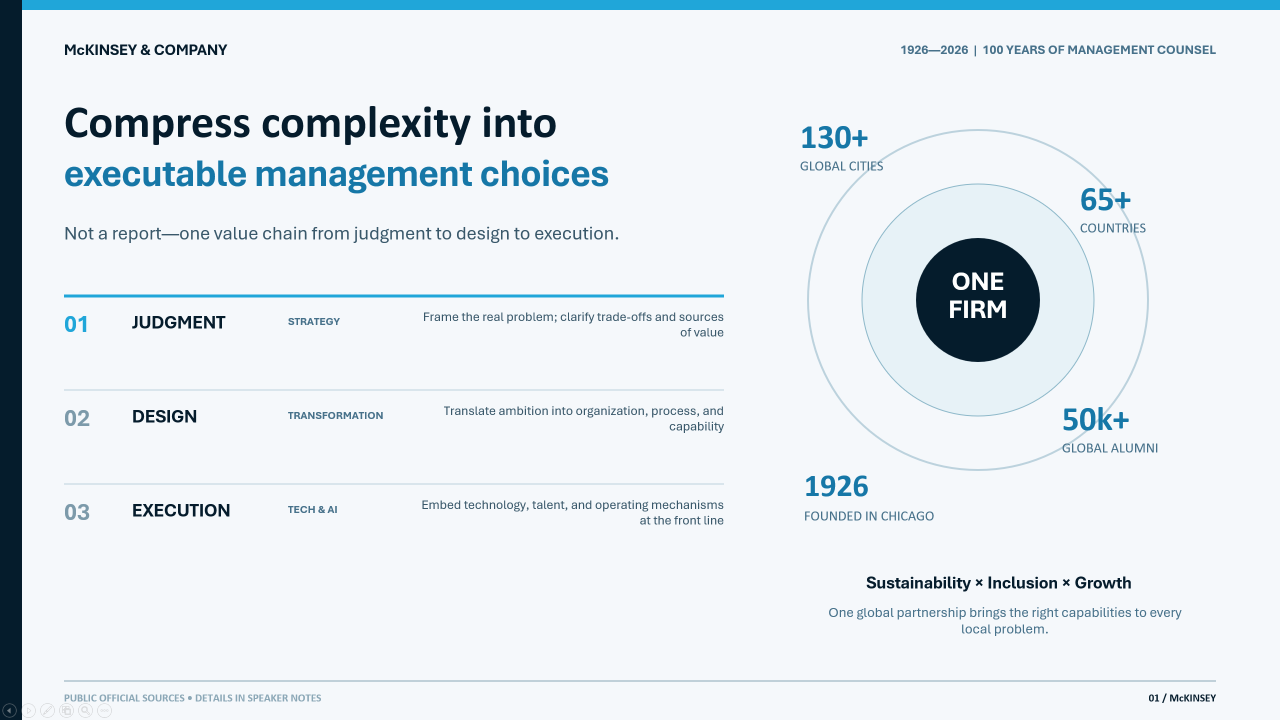
#> input picture 6007.png, 2560 x 1440 px (shown at 1/2 size)
$ python -i validate_ppt_package.py   (imports and definitions only)
#> lines starting #> are read from the running program, lines starting #| are printed output that depends on the picture
#!/usr/bin/env python3
# SPDX-FileCopyrightText: 2026 clayz
# SPDX-License-Identifier: Apache-2.0
"""Validate the full v2 PPT package, including atomic copy hierarchy."""

from __future__ import annotations

import argparse
import importlib.util
import json
import os
import re
import sys
from pathlib import Path
from typing import Any


COPY_LOCK_KEYS = {
    "titles_locked", "storylines_locked", "visible_copy_locked",
    "copy_hierarchy_locked", "numbers_locked", "punctuation_locked",
    "intentional_line_breaks_locked", "speaker_notes_locked",
    "title_modes_locked", "narrative_functions_locked", "cross_slide_copy_locked",
}
ROLES = {
    "title", "subtitle", "storyline", "group-label", "item", "evidence",
    "data-label", "data-value", "data-unit", "annotation", "footnote", "closing",
}
TEXT_MODES = {"sentence", "label", "list-item", "label-value", "dialogue", "quote", "note"}
FORBIDDEN_TEXT = re.compile(r"[|｜]| {3,}")
STRONG_SEQUENCE_LANGUAGE = re.compile(
    r"先[^。；;]{0,48}(?:再|然后|后再)|第一步|第二步|步骤[一二三四五六七八九1-9]"
)
TITLE_MODES = {
    "cover", "factual-status", "analytical-judgment", "mechanism-rule",
    "action-directive", "transition-assertion", "instructional-action", "closing",
}
STORYLINE_FUNCTIONS = {
    "none", "evidence-bridge", "mechanism-explanation", "action-bridge",
    "audience-transition", "instruction-bridge", "scope-qualification",
}


def _logic_validator_path() -> Path:
    candidates: list[Path] = []
    env_path = os.environ.get("PPT_DESIGN_LOGIC_VALIDATOR")
    if env_path:
        candidates.append(Path(env_path))
    candidates.append(Path(__file__).resolve().parent / "validate_logic_package.py")
    candidates.append(Path(__file__).resolve().parents[2] / "ppt-design-logic" / "scripts" / "validate_logic_package.py")
    candidates.append(Path.home() / ".codex" / "skills" / "ppt-design-logic" / "scripts" / "validate_logic_package.py")
    for candidate in candidates:
        if candidate.is_file():
            return candidate
    raise FileNotFoundError("ppt-design-logic/scripts/validate_logic_package.py not found; set PPT_DESIGN_LOGIC_VALIDATOR")


def _load_logic_validator():
    path = _logic_validator_path()
    spec = importlib.util.spec_from_file_location("ppt_design_logic_validator", path)
    if spec is None or spec.loader is None:
        raise RuntimeError(f"cannot load logic validator from {path}")
    module = importlib.util.module_from_spec(spec)
    spec.loader.exec_module(module)
    return module


def nonempty(value: Any) -> bool:
    return isinstance(value, str) and bool(value.strip())


# [7 lines left out: function require_keys, not called in this run]


def normalize(text: str) -> str:
    return re.sub(r"[\s：:，,、；;。.!！？?（）()\-—]", "", text).casefold()


# [419 lines left out: functions _copy_text, validate_deck_expression_variation, validate_copy_layer, validate_copy_slide, not called in this run]


def validate_package(data: Any, require_status: str = "copy-approved") -> list[str]:
    """Validate the shared Logic contract and the Copy layer as one callable API."""
    logic_validator = _load_logic_validator()
    errors = logic_validator.validate_package(data, require_status)
    if isinstance(data, dict) and require_status == "copy-approved":
        if data.get("contract_version") in {"3.3", "3.4"}:
            # validate_logic_package already validates the complete clean Copy
            # handoff. Never send new content through historical hierarchy gates.
            pass
        elif data.get("contract_version") in {"3.1", "3.2"}:
            from story_handoff import validate_copy_tags
            errors.extend(validate_copy_tags(data))
        else:
            validate_copy_layer(data, errors)
    return errors


# [22 lines left out: function main, not called in this run]


# [2 lines not run here, left out]

>>> import cv2
>>> picture = cv2.imread('../../6007.png', cv2.IMREAD_GRAYSCALE)
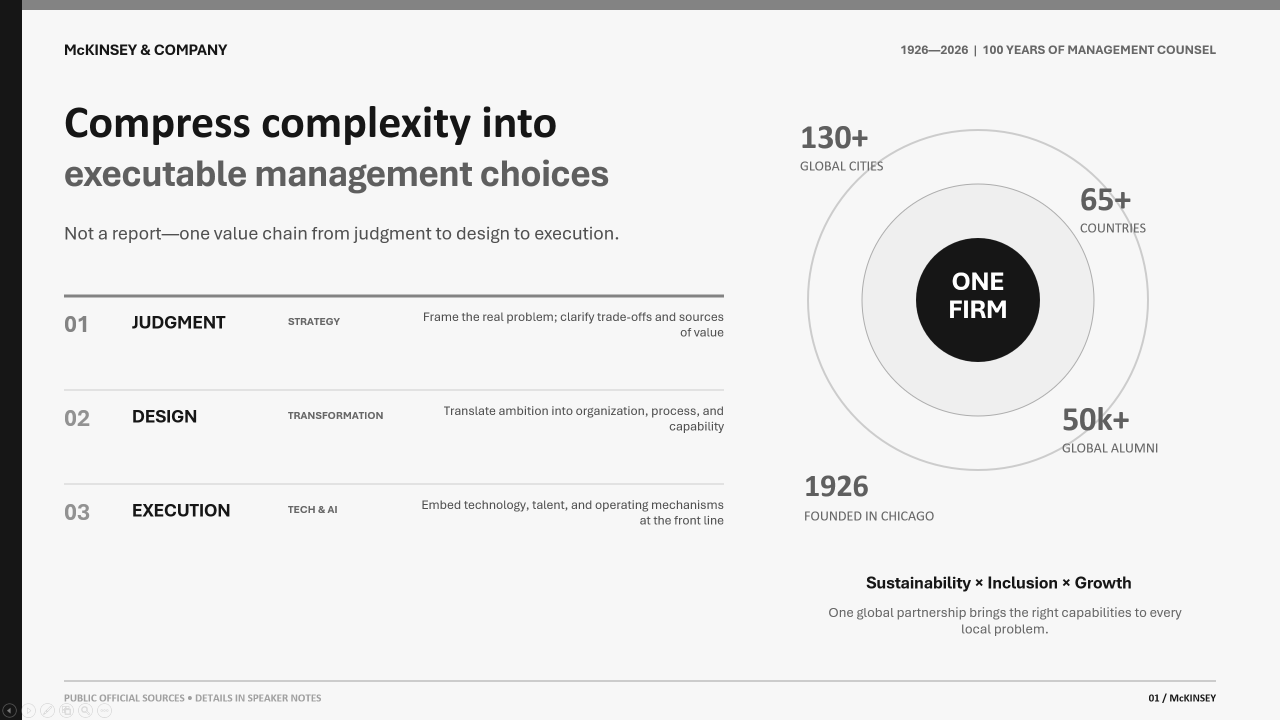
#> picture: shape (1440, 2560) (shown at 1/2 size); min 22, max 255, mean 232.7
>>> result = validate_package(picture)
#> in validate_package, `errors = logic_validator.validate_package(data, require_status)`: errors = ['$: must be an object']
#> result = ['$: must be an object']
